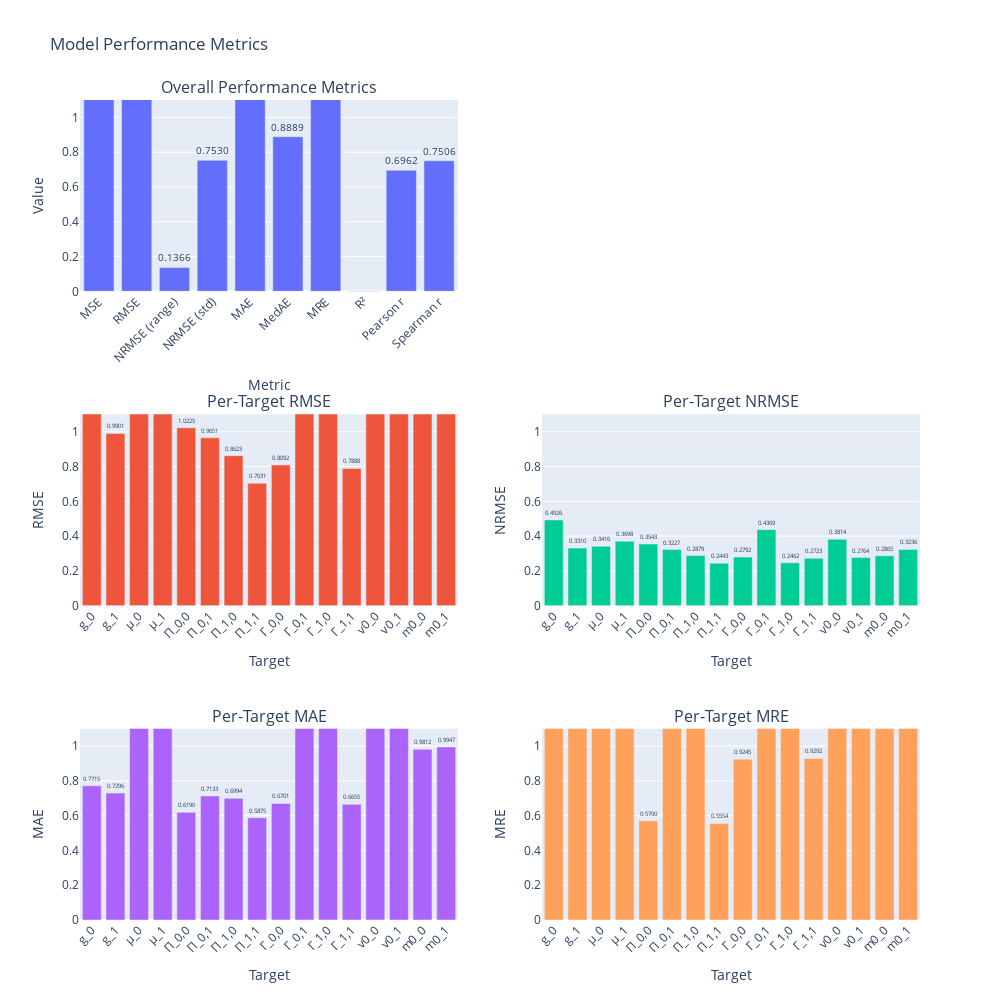

The notebook cell this image was saved under:
### Code cell
# Visualize performance and metrics
target_names = get_param_names(n_actions, ic=True)
metrics_full = compute_metrics(Y_test, Y_pred_full)
plot_metrics(metrics_full, target_names=target_names, width=1000, height=1000)

plot_parameter_comparison(Y_test, Y_pred_full, col_names=Y_names, width=1000, height=1000)

### Figure 1 — Plotly figure (JSON) as saved in the notebook; plotly's stock layout.template omitted (floating-point values rounded to 4 significant figures)
{"data": [{"name": "Overall Metrics", "text": ["4.1941", "2.0479", "0.1366", "0.7530", "1.2240", "0.8889", "2.5763", "-0.4275", "0.6962", "0.7506"], "textposition": "outside", "type": "bar", "x": ["MSE", "RMSE", "NRMSE (range)", "NRMSE (std)", "MAE", "MedAE", "MRE", "R²", "Pearson r", "Spearman r"], "xaxis": "x", "y": [4.194, 2.048, 0.1366, 0.753, 1.224, 0.8889, 2.576, -0.4275, 0.6962, 0.7506], "yaxis": "y"}, {"name": "Per-Target RMSE", "showlegend": false, "text": ["1.4771", "0.9901", "3.4157", "3.6923", "1.0225", "0.9651", "0.8623", "0.7031", "0.8092", "2.6209", "1.4746", "0.7888", "3.8106", "2.7571", "1.1450", "1.2938"], "textposition": "outside", "type": "bar", "x": [0, 1, 2, 3, 4, 5, 6, 7, 8, 9, 10, 11, 12, 13, 14, 15], "xaxis": "x3", "y": [1.477, 0.9901, 3.416, 3.692, 1.023, 0.9651, 0.8623, 0.7031, 0.8092, 2.621, 1.475, 0.7888, 3.811, 2.757, 1.145, 1.294], "yaxis": "y3"}, {"name": "Per-Target NRMSE", "showlegend": false, "text": ["0.4926", "0.3310", "0.3416", "0.3698", "0.3543", "0.3227", "0.2879", "0.2443", "0.2792", "0.4369", "0.2462", "0.2723", "0.3814", "0.2764", "0.2865", "0.3236"], "textposition": "outside", "type": "bar", "x": [0, 1, 2, 3, 4, 5, 6, 7, 8, 9, 10, 11, 12, 13, 14, 15], "xaxis": "x4", "y": [0.4926, 0.331, 0.3416, 0.3698, 0.3543, 0.3227, 0.2879, 0.2443, 0.2792, 0.4369, 0.2462, 0.2723, 0.3814, 0.2764, 0.2865, 0.3236], "yaxis": "y4"}, {"name": "Per-Target MAE", "showlegend": false, "text": ["0.7715", "0.7296", "2.5423", "2.5471", "0.6190", "0.7133", "0.6994", "0.5875", "0.6701", "1.2336", "1.2164", "0.6655", "2.3740", "2.2387", "0.9812", "0.9947"], "textposition": "outside", "type": "bar", "x": [0, 1, 2, 3, 4, 5, 6, 7, 8, 9, 10, 11, 12, 13, 14, 15], "xaxis": "x5", "y": [0.7715, 0.7296, 2.542, 2.547, 0.619, 0.7133, 0.6994, 0.5875, 0.6701, 1.234, 1.216, 0.6655, 2.374, 2.239, 0.9812, 0.9947], "yaxis": "y5"}, {"name": "Per-Target MRE", "showlegend": false, "text": ["4.7713", "2.3275", "5.7899", "3.2347", "0.5700", "3.3338", "6.1682", "0.5554", "0.9245", "2.0041", "1.7431", "0.9292", "4.4964", "1.7812", "1.1888", "1.4019"], "textposition": "outside", "type": "bar", "x": [0, 1, 2, 3, 4, 5, 6, 7, 8, 9, 10, 11, 12, 13, 14, 15], "xaxis": "x6", "y": [4.771, 2.328, 5.79, 3.235, 0.57, 3.334, 6.168, 0.5554, 0.9245, 2.004, 1.743, 0.9292, 4.496, 1.781, 1.189, 1.402], "yaxis": "y6"}], "layout": {"annotations": [{"font": {"size": 16}, "showarrow": false, "text": "Overall Performance Metrics", "x": 0.225, "xanchor": "center", "xref": "paper", "y": 1.0, "yanchor": "bottom", "yref": "paper"}, {"font": {"size": 16}, "showarrow": false, "text": "Per-Target RMSE", "x": 0.225, "xanchor": "center", "xref": "paper", "y": 0.6167, "yanchor": "bottom", "yref": "paper"}, {"font": {"size": 16}, "showarrow": false, "text": "Per-Target NRMSE", "x": 0.775, "xanchor": "center", "xref": "paper", "y": 0.6167, "yanchor": "bottom", "yref": "paper"}, {"font": {"size": 16}, "showarrow": false, "text": "Per-Target MAE", "x": 0.225, "xanchor": "center", "xref": "paper", "y": 0.2333, "yanchor": "bottom", "yref": "paper"}, {"font": {"size": 16}, "showarrow": false, "text": "Per-Target MRE", "x": 0.775, "xanchor": "center", "xref": "paper", "y": 0.2333, "yanchor": "bottom", "yref": "paper"}], "height": 1000, "showlegend": false, "title": {"text": "Model Performance Metrics"}, "width": 1000, "xaxis": {"anchor": "y", "domain": [0, 0.45], "tickangle": -45, "title": {"text": "Metric"}}, "xaxis2": {"anchor": "y2", "domain": [0.55, 1]}, "xaxis3": {"anchor": "y3", "domain": [0, 0.45], "tickangle": -45, "ticktext": ["g_0", "g_1", "μ_0", "μ_1", "Π_0,0", "Π_0,1", "Π_1,0", "Π_1,1", "Γ_0,0", "Γ_0,1", "Γ_1,0", "Γ_1,1", "v0_0", "v0_1", "m0_0", "m0_1"], "tickvals": [0, 1, 2, 3, 4, 5, 6, 7, 8, 9, 10, 11, 12, 13, 14, 15], "title": {"text": "Target"}}, "xaxis4": {"anchor": "y4", "domain": [0.55, 1], "tickangle": -45, "ticktext": ["g_0", "g_1", "μ_0", "μ_1", "Π_0,0", "Π_0,1", "Π_1,0", "Π_1,1", "Γ_0,0", "Γ_0,1", "Γ_1,0", "Γ_1,1", "v0_0", "v0_1", "m0_0", "m0_1"], "tickvals": [0, 1, 2, 3, 4, 5, 6, 7, 8, 9, 10, 11, 12, 13, 14, 15], "title": {"text": "Target"}}, "xaxis5": {"anchor": "y5", "domain": [0, 0.45], "tickangle": -45, "ticktext": ["g_0", "g_1", "μ_0", "μ_1", "Π_0,0", "Π_0,1", "Π_1,0", "Π_1,1", "Γ_0,0", "Γ_0,1", "Γ_1,0", "Γ_1,1", "v0_0", "v0_1", "m0_0", "m0_1"], "tickvals": [0, 1, 2, 3, 4, 5, 6, 7, 8, 9, 10, 11, 12, 13, 14, 15], "title": {"text": "Target"}}, "xaxis6": {"anchor": "y6", "domain": [0.55, 1], "tickangle": -45, "ticktext": ["g_0", "g_1", "μ_0", "μ_1", "Π_0,0", "Π_0,1", "Π_1,0", "Π_1,1", "Γ_0,0", "Γ_0,1", "Γ_1,0", "Γ_1,1", "v0_0", "v0_1", "m0_0", "m0_1"], "tickvals": [0, 1, 2, 3, 4, 5, 6, 7, 8, 9, 10, 11, 12, 13, 14, 15], "title": {"text": "Target"}}, "yaxis": {"anchor": "x", "domain": [0.7667, 1.0], "range": [0, 1.1], "title": {"text": "Value"}}, "yaxis2": {"anchor": "x2", "domain": [0.7667, 1.0]}, "yaxis3": {"anchor": "x3", "domain": [0.3833, 0.6167], "range": [0, 1.1], "title": {"text": "RMSE"}}, "yaxis4": {"anchor": "x4", "domain": [0.3833, 0.6167], "range": [0, 1.1], "title": {"text": "NRMSE"}}, "yaxis5": {"anchor": "x5", "domain": [0, 0.2333], "range": [0, 1.1], "title": {"text": "MAE"}}, "yaxis6": {"anchor": "x6", "domain": [0, 0.2333], "range": [0, 1.1], "title": {"text": "MRE"}}}}
